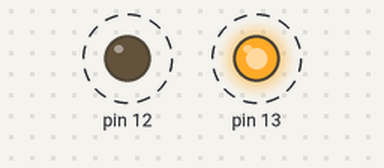
The sketch below on a simulated Arduino Uno, built with avr-gcc and run on an emulated ATmega328P. On the bench: output pins drawn as LEDs (lit = HIGH). Dashed ring = blinking.

Above: at 0.02 s.
Timing chart, 0 to 3.0 s (numbered marks = the images above):
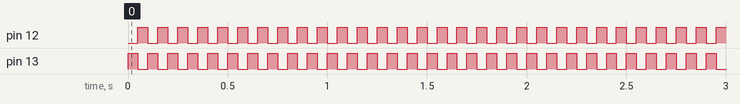

Measured:
- by itself, pin 12, pin 13: alternates HIGH for 0.05 s and LOW for 0.05 s

The sketch:

Program1blink.ino
```cpp
void setup() {
  // put your setup code here, to run once:
pinMode(12,OUTPUT);
pinMode(13,OUTPUT);
}
void loop() {
  // put your main code here, to run repeatedly:
digitalWrite(13,1);
digitalWrite(12,0);
delay(50);
digitalWrite(13,0);
digitalWrite(12,1);
delay(50);

}
```
